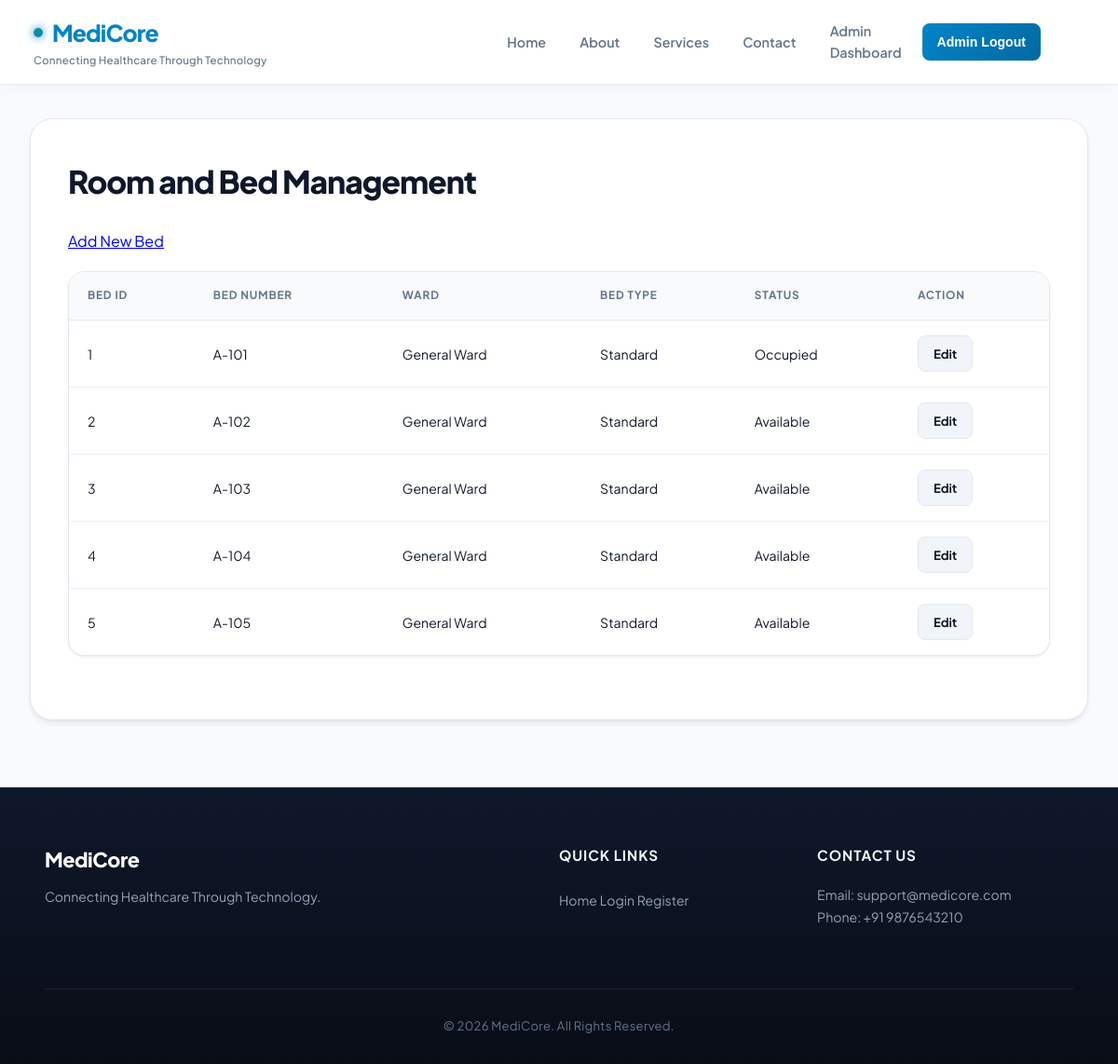
/beds/ (signed in), run on the app's committed database.
### PulsePoint/models.py (models this page shows, shortened)
class Bed(models.Model):
    STATUS_CHOICES = [
        ("Available", "Available"),
        ("Occupied", "Occupied"),
        ("Maintenance", "Maintenance"),
    ]
    bed_number = models.CharField(max_length=20, unique=True)
    ward = models.CharField(max_length=100)
    bed_type = models.CharField(max_length=50)
    status = models.CharField(
        max_length=20,
        choices=STATUS_CHOICES,
        default="Available"
    )

### PulsePoint/views.py (the view)
# urls.py: path('beds/', views.beds, name='beds'),
@staff_member_required(login_url="admin_login")
def beds(request):
    beds = Bed.objects.all().order_by("ward", "bed_number")
    return render(request, "beds.html", {"beds": beds})

### PulsePoint/templates/beds.html (shortened to what this page needs)
{% extends 'base.html' %}
{% load static %}
{% block css %}
<link rel="stylesheet" href="{% static 'css/beds.css' %}">
{% endblock %}
{% block content %}
<section class="bed-management">
    <h1>Room and Bed Management</h1>
    <a href="{% url 'add_bed' %}">Add New Bed</a>
    <table>
    <thead>
        <tr>
            <th>Bed ID</th>
            <th>Bed Number</th>
            <th>Ward</th>
            <th>Bed Type</th>
            <th>Status</th>
            <th>Action</th>
        </tr>
    </thead>
    <tbody>
        {% for bed in beds %}
        <tr>
            <td>{{ bed.id }}</td>
            <td>{{ bed.bed_number }}</td>
            <td>{{ bed.ward }}</td>
            <td>{{ bed.bed_type }}</td>
            <td>{{ bed.status }}</td>
            <td>
                 <a href="{% url 'edit_bed' bed.id %}">Edit</a>
            </td>
        </tr>
        {% empty %}
        <tr>
            <td colspan="6">No beds registered.</td>
        </tr>
        {% endfor %}
    </tbody>
</table>
</section>
{% endblock %}

### PulsePoint/static/css/base.css (style rules this page uses)
:root { --primary: #0284c7; --primary-hover: #0369a1; --primary-dark: #075985; --primary-light: #e0f2fe; --primary-50: #f0f9ff; --primary-glow: rgba(2, 132, 199, 0.22); --secondary: #0d9488; --secondary-hover: #0f766e; --secondary-light: #ccfbf1; --secondary-50: #f0fdfa; --accent: #6366f1; --accent-light: #e0e7ff; --success: #10b981; --success-dark: #047857; --success-light: #d1fae5; --success-50: #ecfdf5; --warning: #f59e0b; --warning-dark: #b45309; --warning-light: #fef3c7; --warning-50: #fffbeb; --danger: #ef4444; --danger-dark: #b91c1c; --danger-light: #fee2e2; --danger-50: #fef2f2; --bg-page: #f8fafc; --bg-card: #ffffff; --bg-subtle: #f1f5f9; --bg-elevated: #ffffff; --text-main: #0f172a; --text-secondary: #334155; --text-muted: #64748b; --text-subtle: #94a3b8; --text-inverse: #ffffff; --border-light: #e2e8f0; --border-subtle: #edf2f7; --border-medium: #cbd5e1; --border-focus: #0284c7; --shadow-xs: 0 1px 2px 0 rgba(15, 23, 42, 0.05); --shadow-sm: 0 1px 3px 0 rgba(15, 23, 42, 0.08), 0 1px 2px -1px rgba(15, 23, 42, 0.06); --shadow-md: 0 4px 6px -1px rgba(15, 23, 42, 0.08), 0 2px 4px -2px rgba(15, 23, 42, 0.05); --shadow-lg: 0 12px 24px -4px rgba(15, 23, 42, 0.08), 0 4px 8px -2px rgba(15, 23, 42, 0.04); --shadow-xl: 0 20px 32px -6px rgba(15, 23, 42, 0.1), 0 8px 16px -4px rgba(15, 23, 42, 0.06); --shadow-glow: 0 0 20px -3px var(--primary-glow); --radius-xs: 4px; --radius-sm: 8px; --radius-md: 12px; --radius-lg: 18px; --radius-xl: 24px; --radius-full: 9999px; --transition-fast: 0.15s cubic-bezier(0.4, 0, 0.2, 1); --transition-normal: 0.25s cubic-bezier(0.16, 1, 0.3, 1); }
*, *::before, *::after { margin: 0; padding: 0; box-sizing: border-box; }
html { font-size: 16px; scroll-behavior: smooth; overflow-x: hidden; }
body { font-family: 'Plus Jakarta Sans', system-ui, -apple-system, BlinkMacSystemFont, 'Segoe UI', Roboto, sans-serif; background-color: var(--bg-page); color: var(--text-main); min-height: 100vh; display: flex; flex-direction: column; line-height: 1.6; -webkit-font-smoothing: antialiased; -moz-osx-font-smoothing: grayscale; overflow-x: hidden; position: relative; width: 100%; }
table { width: 100%; border-collapse: separate; border-spacing: 0; background: var(--bg-card); border-radius: var(--radius-lg); overflow: hidden; box-shadow: var(--shadow-sm); border: 1px solid var(--border-light); margin-top: 18px; }
.table-responsive table { margin: 0; border: none; border-radius: 0; box-shadow: none; min-width: 580px; }
thead th { background-color: #f8fafc; color: var(--text-muted); font-size: 0.74rem; font-weight: 700; text-transform: uppercase; letter-spacing: 0.07em; padding: 16px 20px; border-bottom: 1.5px solid var(--border-light); text-align: left; white-space: nowrap; }
tbody td { padding: 16px 20px; border-bottom: 1px solid var(--border-subtle); font-size: 0.88rem; color: var(--text-main); vertical-align: middle; transition: var(--transition-fast); }
tbody tr:last-child td { border-bottom: none; }
table a { color: var(--primary); font-weight: 700; text-decoration: none; transition: var(--transition-fast); display: inline-flex; align-items: center; min-height: 36px; padding: 4px 8px; border-radius: var(--radius-sm); }

### PulsePoint/static/css/beds.css (style rules this page uses)
.bed-management { background: var(--bg-card); padding: 40px; border-radius: var(--radius-xl); border: 1px solid var(--border-light); box-shadow: var(--shadow-md); }
.bed-management h1 { font-size: clamp(1.5rem, 5vw, 2.1rem); font-weight: 800; color: var(--text-main); letter-spacing: -0.03em; margin-bottom: 24px; }
.bed-management table td a { display: inline-flex; align-items: center; justify-content: center; padding: 8px 16px; min-height: 38px; background-color: var(--bg-subtle); border: 1px solid var(--border-light); color: var(--text-main); border-radius: var(--radius-sm); font-size: 0.82rem; font-weight: 700; transition: var(--transition-fast); }

### data on the page
Bed: id "1", bed_number "A-101", ward "General Ward", bed_type "Standard", status "Occupied"
Bed: id "2", bed_number "A-102", ward "General Ward", bed_type "Standard", status "Available"
Bed: id "3", bed_number "A-103", ward "General Ward", bed_type "Standard", status "Available"
Bed: id "4", bed_number "A-104", ward "General Ward", bed_type "Standard", status "Available"
Bed: id "5", bed_number "A-105", ward "General Ward", bed_type "Standard", status "Available"
